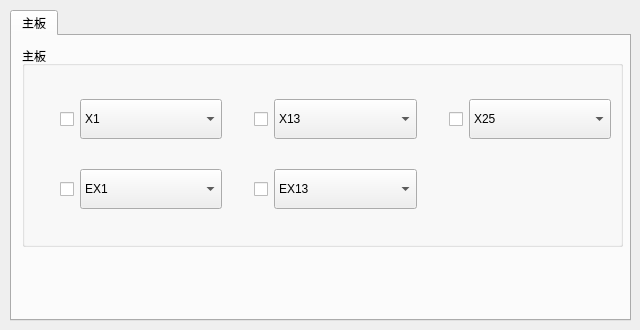
   <widget class="QWidget" name="pageIn">
    <widget class="QTabWidget" name="tabWgtMainBoardIn">
     <property name="geometry">
      <rect>
       <x>10</x>
       <y>10</y>
       <width>621</width>
       <height>311</height>
      </rect>
     </property>
     <property name="currentIndex">
      <number>0</number>
     </property>
     <widget class="QWidget" name="tabMainBoardIn">
      <attribute name="title">
       <string>主板</string>
      </attribute>
      <widget class="QGroupBox" name="groupBox_12">
       <property name="geometry">
        <rect>
         <x>10</x>
         <y>10</y>
         <width>601</width>
         <height>201</height>
        </rect>
       </property>
       <property name="title">
        <string>主板</string>
       </property>
       <layout class="QGridLayout" name="gridLayout">
        <item row="0" column="0">
         <layout class="QHBoxLayout" name="horizontalLayout_7">
          <item>
           <widget class="QCheckBox" name="chboxMainBoardIn0">
            <property name="minimumSize">
             <size>
              <width>40</width>
              <height>40</height>
             </size>
            </property>
            <property name="maximumSize">
             <size>
              <width>40</width>
              <height>40</height>
             </size>
            </property>
            <property name="layoutDirection">
             <enum>Qt::RightToLeft</enum>
            </property>
            <property name="text">
             <string/>
            </property>
            <property name="autoExclusive">
             <bool>true</bool>
            </property>
           </widget>
          </item>
          <item>
           <widget class="QComboBox" name="coboxMainBoardIn0">
            <property name="minimumSize">
             <size>
              <width>0</width>
              <height>40</height>
             </size>
            </property>
            <property name="maximumSize">
             <size>
              <width>16777215</width>
              <height>40</height>
             </size>
            </property>
            <item>
             <property name="text">
              <string>X1</string>
             </property>
            </item>
            <item>
             <property name="text">
              <string>X2</string>
             </property>
            </item>
            <item>
             <property name="text">
              <string>X3</string>
             </property>
            </item>
            <item>
             <property name="text">
              <string>X4</string>
             </property>
            </item>
            <item>
             <property name="text">
              <string>X5</string>
             </property>
            </item>
            <item>
             <property name="text">
              <string>X6</string>
             </property>
            </item>
            <item>
             <property name="text">
              <string>X7</string>
             </property>
            </item>
            <item>
             <property name="text">
              <string>X8</string>
             </property>
            </item>
            <item>
             <property name="text">
              <string>X9</string>
             </property>
            </item>
            <item>
             <property name="text">
              <string>X10</string>
             </property>
            </item>
            <item>
             <property name="text">
              <string>X11</string>
             </property>
            </item>
            <item>
             <property name="text">
              <string>X12</string>
             </property>
            </item>
           </widget>
          </item>
         </layout>
        </item>
        <item row="0" column="1">
         <layout class="QHBoxLayout" name="horizontalLayout_8">
          <item>
           <widget class="QCheckBox" name="chboxMainBoardIn1">
            <property name="minimumSize">
             <size>
              <width>40</width>
              <height>40</height>
             </size>
            </property>
            <property name="maximumSize">
             <size>
              <width>40</width>
              <height>40</height>
             </size>
            </property>
            <property name="layoutDirection">
             <enum>Qt::RightToLeft</enum>
            </property>
            <property name="text">
             <string/>
            </property>
            <property name="autoExclusive">
             <bool>true</bool>
            </property>
           </widget>
          </item>
          <item>
           <widget class="QComboBox" name="coboxMainBoardIn1">
            <property name="minimumSize">
             <size>
              <width>0</width>
              <height>40</height>
             </size>
            </property>
            <property name="maximumSize">
             <size>
              <width>16777215</width>
              <height>40</height>
             </size>
            </property>
            <item>
             <property name="text">
              <string>X13</string>
             </property>
            </item>
            <item>
             <property name="text">
              <string>X14</string>
             </property>
            </item>
            <item>
             <property name="text">
              <string>X15</string>
             </property>
            </item>
            <item>
             <property name="text">
              <string>X16</string>
             </property>
            </item>
            <item>
             <property name="text">
              <string>X17</string>
             </property>
            </item>
            <item>
             <property name="text">
              <string>X18</string>
             </property>
            </item>
            <item>
             <property name="text">
              <string>X19</string>
             </property>
            </item>
            <item>
             <property name="text">
              <string>X20</string>
             </property>
            </item>
            <item>
             <property name="text">
              <string>X21</string>
             </property>
            </item>
            <item>
             <property name="text">
              <string>X22</string>
             </property>
            </item>
            <item>
             <property name="text">
              <string>X23</string>
             </property>
            </item>
            <item>
             <property name="text">
              <string>X24</string>
             </property>
            </item>
           </widget>
          </item>
         </layout>
        </item>
        <item row="0" column="2">
         <layout class="QHBoxLayout" name="horizontalLayout_9">
          <item>
           <widget class="QCheckBox" name="chboxMainBoardIn2">
            <property name="minimumSize">
             <size>
              <width>40</width>
              <height>40</height>
             </size>
            </property>
            <property name="maximumSize">
             <size>
              <width>40</width>
              <height>40</height>
             </size>
            </property>
            <property name="layoutDirection">
             <enum>Qt::RightToLeft</enum>
            </property>
            <property name="text">
             <string/>
            </property>
            <property name="autoExclusive">
             <bool>true</bool>
            </property>
           </widget>
          </item>
          <item>
           <widget class="QComboBox" name="coboxMainBoardIn2">
            <property name="minimumSize">
             <size>
              <width>0</width>
              <height>40</height>
             </size>
            </property>
            <property name="maximumSize">
             <size>
              <width>16777215</width>
              <height>40</height>
             </size>
            </property>
            <item>
             <property name="text">
              <string>X25</string>
             </property>
            </item>
            <item>
             <property name="text">
              <string>X26</string>
             </property>
            </item>
            <item>
             <property name="text">
              <string>X27</string>
             </property>
            </item>
            <item>
             <property name="text">
              <string>X28</string>
             </property>
            </item>
            <item>
             <property name="text">
              <string>X29</string>
             </property>
            </item>
            <item>
             <property name="text">
              <string>X30</string>
             </property>
            </item>
            <item>
             <property name="text">
              <string>X31</string>
             </property>
            </item>
            <item>
             <property name="text">
              <string>X32</string>
             </property>
            </item>
            <item>
             <property name="text">
              <string>X33</string>
             </property>
            </item>
            <item>
             <property name="text">
              <string>X34</string>
             </property>
            </item>
            <item>
             <property name="text">
              <string>X35</string>
             </property>
            </item>
            <item>
             <property name="text">
              <string>X36</string>
             </property>
            </item>
           </widget>
          </item>
         </layout>
        </item>
        <item row="1" column="0">
         <layout class="QHBoxLayout" name="horizontalLayout_11">
          <item>
           <widget class="QCheckBox" name="chboxMainBoardInExtend0">
            <property name="minimumSize">
             <size>
              <width>40</width>
              <height>40</height>
             </size>
            </property>
            <property name="maximumSize">
             <size>
              <width>40</width>
              <height>40</height>
             </size>
            </property>
            <property name="layoutDirection">
             <enum>Qt::RightToLeft</enum>
            </property>
            <property name="text">
             <string/>
            </property>
            <property name="autoExclusive">
             <bool>true</bool>
            </property>
           </widget>
          </item>
          <item>
           <widget class="QComboBox" name="coboxMainBoardInExtend0">
            <property name="minimumSize">
             <size>
              <width>0</width>
              <height>40</height>
             </size>
            </property>
            <property name="maximumSize">
             <size>
              <width>16777215</width>
              <height>40</height>
             </size>
            </property>
            <item>
             <property name="text">
              <string>EX1</string>
             </property>
            </item>
            <item>
             <property name="text">
              <string>EX2</string>
             </property>
            </item>
            <item>
             <property name="text">
              <string>EX3</string>
             </property>
            </item>
            <item>
             <property name="text">
              <string>EX4</string>
             </property>
            </item>
            <item>
             <property name="text">
              <string>EX5</string>
             </property>
            </item>
            <item>
             <property name="text">
              <string>EX6</string>
             </property>
            </item>
            <item>
             <property name="text">
              <string>EX7</string>
             </property>
            </item>
            <item>
             <property name="text">
              <string>EX8</string>
             </property>
            </item>
            <item>
             <property name="text">
              <string>EX9</string>
             </property>
            </item>
            <item>
             <property name="text">
              <string>EX10</string>
             </property>
            </item>
            <item>
             <property name="text">
              <string>EX11</string>
             </property>
            </item>
            <item>
             <property name="text">
              <string>EX12</string>
             </property>
            </item>
           </widget>
          </item>
         </layout>
        </item>
        <item row="1" column="1">
         <layout class="QHBoxLayout" name="horizontalLayout_10">
          <item>
           <widget class="QCheckBox" name="chboxMainBoardInExtend1">
            <property name="minimumSize">
             <size>
              <width>40</width>
              <height>40</height>
             </size>
            </property>
            <property name="maximumSize">
             <size>
              <width>40</width>
              <height>40</height>
             </size>
            </property>
            <property name="layoutDirection">
             <enum>Qt::RightToLeft</enum>
            </property>
            <property name="text">
             <string/>
            </property>
            <property name="autoExclusive">
             <bool>true</bool>
            </property>
           </widget>
          </item>
          <item>
           <widget class="QComboBox" name="coboxMainBoardInExtend1">
            <property name="minimumSize">
             <size>
              <width>0</width>
              <height>40</height>
             </size>
            </property>
            <property name="maximumSize">
             <size>
              <width>16777215</width>
              <height>40</height>
             </size>
            </property>
            <item>
             <property name="text">
              <string>EX13</string>
             </property>
            </item>
            <item>
             <property name="text">
              <string>EX14</string>
             </property>
            </item>
            <item>
             <property name="text">
              <string>EX15</string>
             </property>
            </item>
            <item>
             <property name="text">
              <string>EX16</string>
             </property>
            </item>
            <item>
             <property name="text">
              <string>EX17</string>
             </property>
            </item>
            <item>
             <property name="text">
              <string>EX18</string>
             </property>
            </item>
            <item>
             <property name="text">
              <string>EX19</string>
             </property>
            </item>
            <item>
             <property name="text">
              <string>EX20</string>
             </property>
            </item>
            <item>
             <property name="text">
              <string>EX21</string>
             </property>
            </item>
            <item>
             <property name="text">
              <string>EX22</string>
             </property>
            </item>
            <item>
             <property name="text">
              <string>EX23</string>
             </property>
            </item>
            <item>
             <property name="text">
              <string>EX24</string>
             </property>
            </item>
           </widget>
          </item>
         </layout>
        </item>
       </layout>
      </widget>
     </widget>
    </widget>
   </widget>
